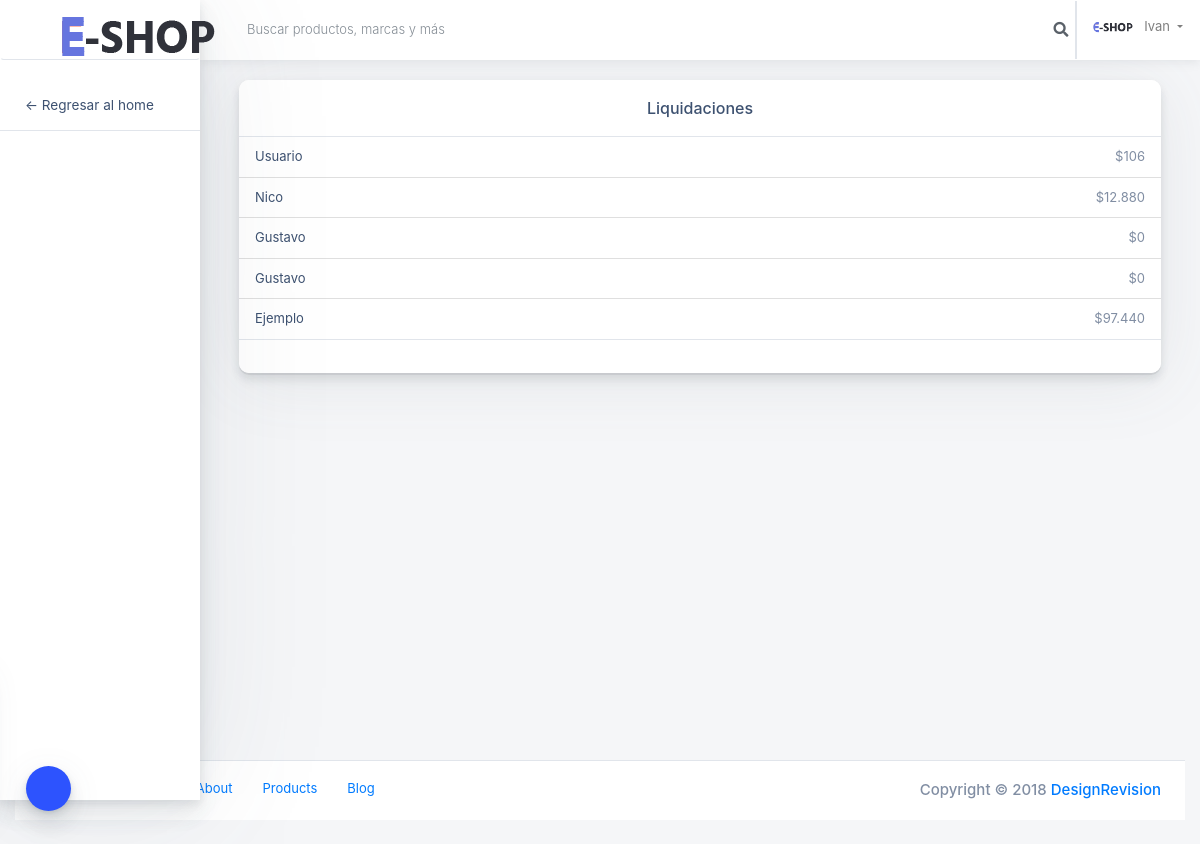
Page /Views/Administrador/HTML/Liquidaciones.php (signed in) on the committed database.
### tables this page shows
CREATE TABLE `transaccion` (
  `id` int(11) NOT NULL,
  `idPorcentaje` int(11) DEFAULT NULL,
  `idUsuario` int(11) DEFAULT NULL,
  `total` double DEFAULT NULL
);

CREATE TABLE `usuario` (
  `id` int(11) NOT NULL,
  `email` varchar(50) NOT NULL,
  `password` varchar(20) NOT NULL,
  `Nombre` varchar(20) NOT NULL,
  `estado` varchar(200) NOT NULL,
  `pais` varchar(100) NOT NULL,
  `latitud` varchar(100) NOT NULL,
  `longitud` varchar(100) NOT NULL,
  `rol` varchar(100) NOT NULL,
  `idTipoUser` int(11) DEFAULT NULL
);

### Views/conexionBD/conexion.php (called while the page is built, shortened)
<?php
class Conexion{
	 private $msq="";
	public function __construct()
	 {
		 $archivoConfig = "config.ini";
		 $confi = parse_ini_file($archivoConfig, true);
		 $this->host = $confi["bd"]["host"];
		 $this->usuario = $confi["bd"]["usuario"];
		 $this->clave=$confi["bd"]["clave"];
		 $this->bd = $confi["bd"]["bd"];
		$this->msq = new mysqli($this->host, $this->usuario, $this->clave, $this->bd);
	 }
	 public function realizarConsulta($consulta){
		 if(!$resultado = $this->msq->query($consulta) )
		 {
		   die( "Ha ocurrido un error al ejecutar la consulta :" . $consulta);
		 }else{
			 return $resultado;
		}
	}
}
?>

### Views/Administrador/HTML/MontosInvolucrados.php (called while the page is built, shortened)
<?php
$ConsultaGeneral = "SELECT *
					FROM transaccion as trans
					inner join usuario as user on trans.idUsuario = user.id";
$ConsultaTodosLosUsuario = $conexion->realizarConsulta($ConsultaGeneral);
?>

### Views/Administrador/HTML/Liquidaciones.php (the view, shortened to what this page needs)
<?php
include_once ("../../conexionBD/conexion.php");
$conexion = new Conexion();
require_once ("MontosInvolucrados.php");
?>
<!doctype html>
<html class="no-js h-100" lang="en">
  <head>
    <link href="https://use.fontawesome.com/releases/v5.0.6/css/all.css" rel="stylesheet">
	<link rel="stylesheet" href="https://maxcdn.bootstrapcdn.com/bootstrap/3.3.7/css/bootstrap.min.css">
    <link rel="stylesheet" href="https://stackpath.bootstrapcdn.com/bootstrap/4.1.3/css/bootstrap.min.css">
    <link rel="stylesheet" id="main-stylesheet" data-version="1.1.0" href="styles/shards-dashboards.1.1.0.min.css">
    <link rel="stylesheet" href="styles/extras.1.1.0.min.css">
  </head>
  <body class="h-100">
    <div class="color-switcher-toggle animated pulse infinite">
    </div>
    <div class="container-fluid" >
      <div class="row">
        <aside class="main-sidebar col-12 col-md-3 col-lg-2 px-0">
          <div class="main-navbar">
            <nav class="navbar align-items-stretch navbar-light bg-white flex-md-nowrap border-bottom p-0">
              <a class="navbar-brand w-100 mr-0" href="#" style="line-height: 25px;">
                <div class="header-logo">
                    <a class="logo" href="../../Index.php">
                        <img src="../../img/logo.png" style="margin-right: 21px;" alt="">
                    </a>
                </div>
              </a>
            </nav>
          </div>
		<div class="nav-wrapper">
            <ul class="nav flex-column">
              <li class="nav-item">
                <a class="nav-link " href="Administrador.php">
                  <span>&#x2190 Regresar al home</span>
                </a>
              </li>
		</ul>
		</div>
        </aside>
        <main class="main-content col-lg-10 col-md-9 col-sm-12 p-0 offset-lg-2 offset-md-3">
          <div class="main-navbar sticky-top bg-white">
            <nav class="navbar align-items-stretch navbar-light flex-md-nowrap p-0">
              <form method="get" action="../../ProductoBuscado.php" class="main-navbar__search w-100 d-none d-md-flex d-lg-flex">
                <div class="input-group input-group-seamless ml-3">
                  <div class="input-group-prepend">
                    <div class="input-group-text">
                    </div>
                  </div>
				  <input class="navbar-search form-control" name="buscar" type="search" placeholder="Buscar productos, marcas y más" aria-label="Search"> </div>
				<button class="search-btn" name="enviar" type="submit" style="background-color: white;border: none;"><i class="fa fa-search"></i></button>
			 </form>
              <ul class="navbar-nav border-left flex-row ">
                <li class="nav-item dropdown">
                  <a class="nav-link dropdown-toggle text-nowrap px-3" data-toggle="dropdown" href="#" role="button" aria-haspopup="true" aria-expanded="false">
                    <img class="user-avatar rounded-circle mr-2" src="../../img/logo.png" alt="User Avatar">
                    <?php	if(isset($_SESSION['username'])) { ?>
					<span class="d-none d-md-inline-block"><?php $nombre = $_SESSION['nombre']; echo $nombre;?></span>
					<?php } ?>
				  </a>
                </li>
              </ul>
            </nav>
          </div>
		  <div class="main-content-container container-fluid px-4">
              <div class="col-lg-12 col-md-12 col-sm-12 mb-4">
                <div class="card card-small">
                  <div class="card-header border-bottom">
                    <h6 class="m-0 text-center">Liquidaciones</h6>
                  </div>
                  <div class="card-body p-0">
                    <ul class="list-group list-group-small list-group-flush">
 <?php  while($f=mysqli_fetch_array($ConsultaTodosLosUsuario))
{
	?>
					  <li class="list-group-item d-flex px-3">
						<span class="text-semibold text-fiord-blue"><?php echo $f['Nombre']; ?></span>
                        <span class="ml-auto text-right text-semibold text-reagent-gray"><?php echo "$".number_format($f['total'],0,'.','.');?></span>
                      </li>
					  <?php
}
?>
                    </ul>
                  </div>
                  <div class="card-footer border-top">
                    <div class="row">
                      <div class="col">
                      </div>
                      <div class="col text-right view-report">
                      </div>
                    </div>
                  </div>
                </div>
              </div>
            </div>
          </div>
          <footer class="main-footer col-md-12 col-sm-12 mb-4 d-flex p-2 px-3 bg-white border-top">
            <ul class="nav">
              <li class="nav-item">
                <a class="nav-link" href="#">Home</a>
              </li>
              <li class="nav-item">
                <a class="nav-link" href="#">Services</a>
              </li>
              <li class="nav-item">
                <a class="nav-link" href="#">About</a>
              </li>
              <li class="nav-item">
                <a class="nav-link" href="#">Products</a>
              </li>
              <li class="nav-item">
                <a class="nav-link" href="#">Blog</a>
              </li>
            </ul>
            <span class="copyright ml-auto my-auto mr-2">Copyright © 2018
              <a href="https://designrevision.com" rel="nofollow">DesignRevision</a>
            </span>
          </footer>
      </div>
  </body>
</html>

### rows in the picture
transaccion: idUsuario.Nombre "Usuario", total "106"
transaccion: idUsuario.Nombre "Nico", total "12.880"
transaccion: idUsuario.Nombre "Gustavo", total "0"
transaccion: idUsuario.Nombre "Gustavo", total "0"
transaccion: idUsuario.Nombre "Ejemplo", total "97.440"

### other values in the picture
$nombre "Ivan"
